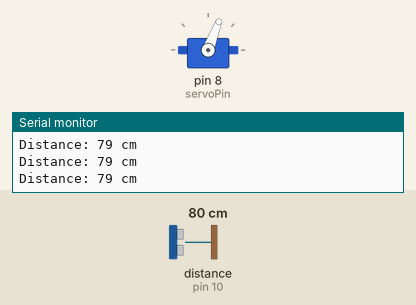
Recording of a sketch running on a simulated Arduino Uno, built with avr-gcc and run on an emulated ATmega328P. Parts: servo, the last lines printed to the serial monitor. Wiring (inferred from the names in the program): ultrasonic range finder: trigger pin 9; echo pin 10. Inputs (shaded band) come from the test bench; at power-on: distance to the obstacle (sensor on pin 10) 80 cm. The echo pulse lasts 58.3 µs per cm.

Above: at 1.2 s.
1.3 s: distance to the obstacle (sensor on pin 10) set to 2 cm
At 1.66 s:
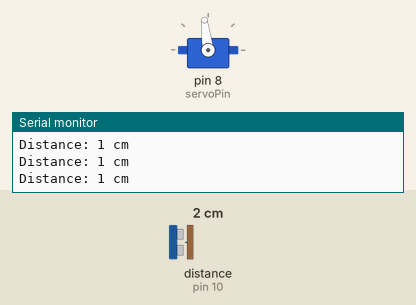
4.3 s: distance to the obstacle (sensor on pin 10) set to 18 cm
At 5.32 s:
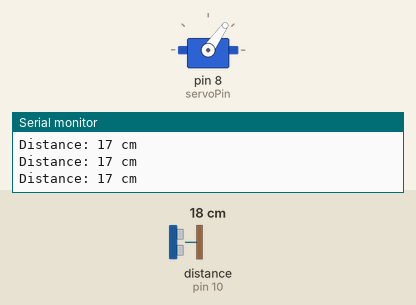
7.3 s: distance to the obstacle (sensor on pin 10) set to 4 cm
At 8.59 s:
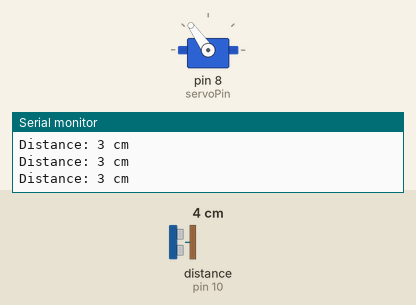
Timing chart, 0 to 16.3 s (numbered marks = the images above; inputs shaded):
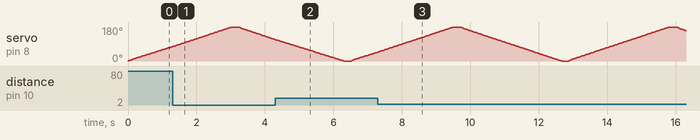

The sketch:

Radar.ino
```cpp
#include <Servo.h>

Servo myServo;

const int trigPin = 9;
const int echoPin = 10;
const int servoPin = 8;

long duration;
int distance;

void setup() {
  Serial.begin(9600);
  myServo.attach(servoPin);
  pinMode(trigPin, OUTPUT);
  pinMode(echoPin, INPUT);
}

void loop() {

  // Sweep 0 → 180 with easing
  for (int pos = 0; pos <= 180; pos++) {
    myServo.write(pos);
    delay(8);  // slower = smoother
    readDistance();
  }

  delay(200);  // pause at the end to prevent jerk

  // Sweep 180 → 0 with easing
  for (int pos = 180; pos >= 0; pos--) {
    myServo.write(pos);
    delay(8);
    readDistance();
  }

  delay(200);  // pause at the end to prevent jerk
}

void readDistance() {
  digitalWrite(trigPin, LOW);
  delayMicroseconds(2);
  digitalWrite(trigPin, HIGH);
  delayMicroseconds(10);
  digitalWrite(trigPin, LOW);

  duration = pulseIn(echoPin, HIGH, 30000);

  if (duration == 0) {
    Serial.println("No echo");
    return;
  }

  distance = duration * 0.034 / 2;

  Serial.print("Distance: ");
  Serial.print(distance);
  Serial.println(" cm");
}
```
